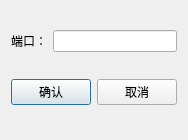
<?xml version="1.0" encoding="UTF-8"?>
<ui version="4.0">
 <class>RobotSettingDialog</class>
 <widget class="QDialog" name="RobotSettingDialog">
  <property name="geometry">
   <rect>
    <x>0</x>
    <y>0</y>
    <width>182</width>
    <height>140</height>
   </rect>
  </property>
  <property name="windowTitle">
   <string>RobotSettingDialog</string>
  </property>
  <layout class="QVBoxLayout" name="verticalLayout">
   <item>
    <layout class="QHBoxLayout" name="horizontalLayout_2">
     <item>
      <widget class="QLabel" name="label_2">
       <property name="text">
        <string>端口：</string>
       </property>
      </widget>
     </item>
     <item>
      <widget class="QLineEdit" name="portLineEdit">
       <property name="sizePolicy">
        <sizepolicy hsizetype="Expanding" vsizetype="Fixed">
         <horstretch>0</horstretch>
         <verstretch>0</verstretch>
        </sizepolicy>
       </property>
       <property name="inputMask">
        <string>000000</string>
       </property>
      </widget>
     </item>
    </layout>
   </item>
   <item>
    <layout class="QHBoxLayout">
     <property name="spacing">
      <number>6</number>
     </property>
     <property name="leftMargin">
      <number>0</number>
     </property>
     <property name="topMargin">
      <number>0</number>
     </property>
     <property name="rightMargin">
      <number>0</number>
     </property>
     <property name="bottomMargin">
      <number>0</number>
     </property>
     <item>
      <spacer>
       <property name="orientation">
        <enum>Qt::Horizontal</enum>
       </property>
       <property name="sizeHint" stdset="0">
        <size>
         <width>131</width>
         <height>31</height>
        </size>
       </property>
      </spacer>
     </item>
     <item>
      <widget class="QPushButton" name="okButton">
       <property name="text">
        <string>确认</string>
       </property>
      </widget>
     </item>
     <item>
      <widget class="QPushButton" name="cancelButton">
       <property name="text">
        <string>取消</string>
       </property>
      </widget>
     </item>
    </layout>
   </item>
  </layout>
 </widget>
 <resources/>
 <connections>
  <connection>
   <sender>okButton</sender>
   <signal>clicked()</signal>
   <receiver>RobotSettingDialog</receiver>
   <slot>accept()</slot>
   <hints>
    <hint type="sourcelabel">
     <x>278</x>
     <y>253</y>
    </hint>
    <hint type="destinationlabel">
     <x>96</x>
     <y>254</y>
    </hint>
   </hints>
  </connection>
  <connection>
   <sender>cancelButton</sender>
   <signal>clicked()</signal>
   <receiver>RobotSettingDialog</receiver>
   <slot>reject()</slot>
   <hints>
    <hint type="sourcelabel">
     <x>369</x>
     <y>253</y>
    </hint>
    <hint type="destinationlabel">
     <x>179</x>
     <y>282</y>
    </hint>
   </hints>
  </connection>
 </connections>
</ui>
